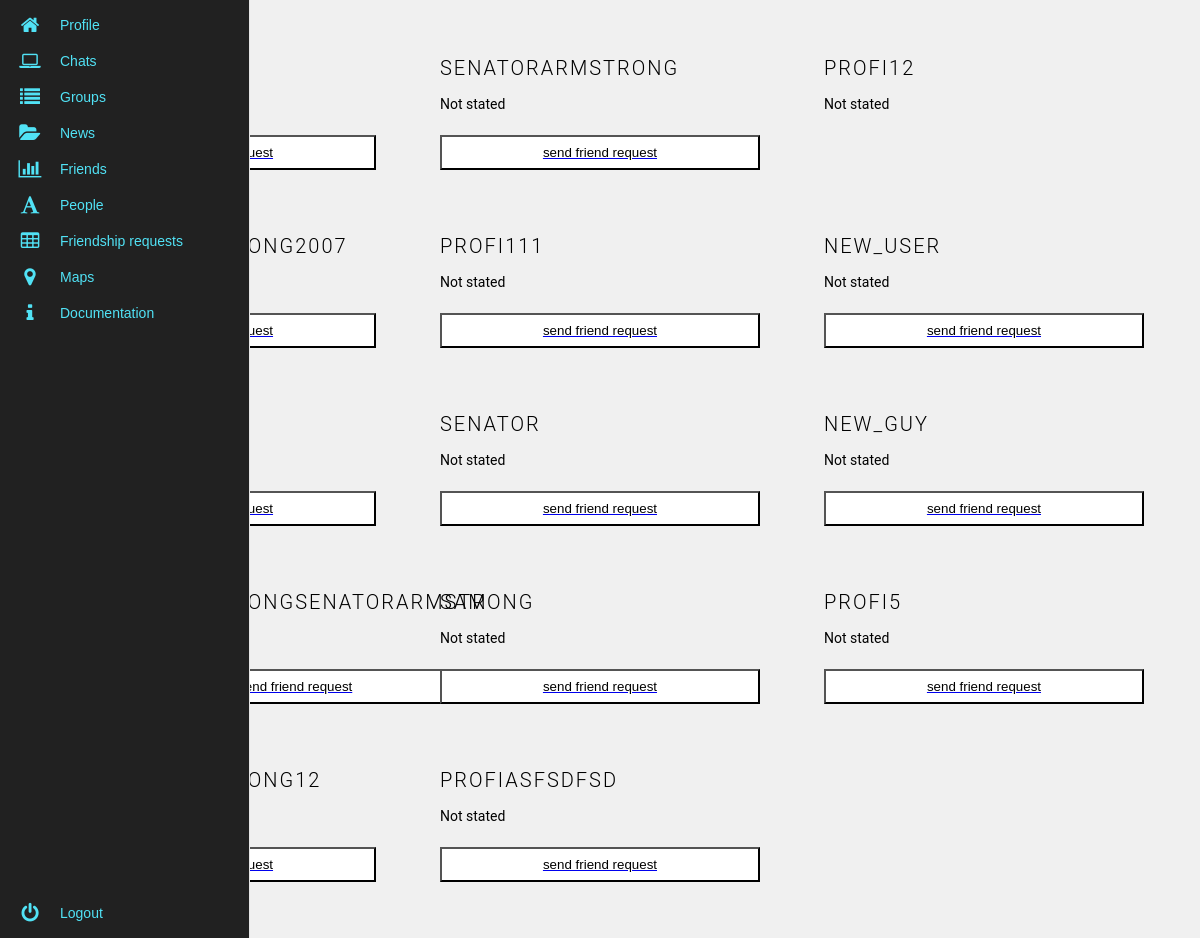
The app's page /friendship/all_users_list (signed in), older data.
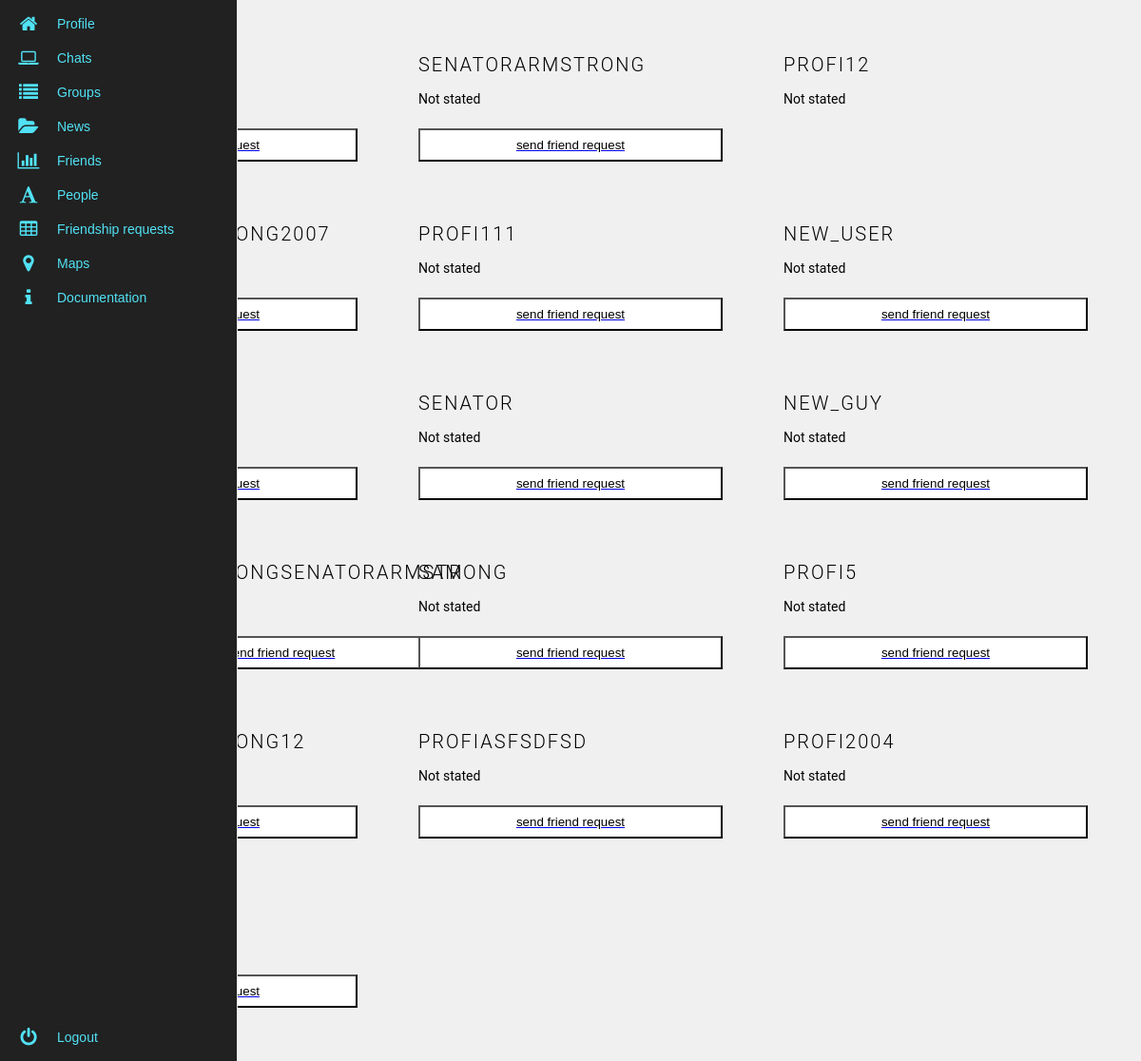
The same page, newer data.
### user/models.py (models this page shows, shortened)
class Person(AbstractUser):
    photo = models.ImageField(blank=True, upload_to='users/users_main_photos/',
                              default='users/users_main_photos/default.jpg')
    friends = models.ManyToManyField('self', blank=True, verbose_name='friends', related_name='fr', symmetrical=False)
    bio = models.TextField(max_length=200, default='Not stated', blank=True)
    status = models.CharField(max_length=20, blank=True, null=True)
    objects = UserManager()
    def profile_link(self):
        return reverse('user_profile', kwargs={'id': self.id})

### friendship/views.py (the view)
@login_required
def show_all_users(request):
    friends = request.user.friends.all()
    return render(request, 'users_list/all_users.html',
                  {'users': Person.objects.all().exclude(id=request.user.id), 'friends': friends})

### templates/users_list/all_users.html (shortened to what this page needs)
<!DOCTYPE html>
{% load static %}
<html lang="en">
<head>
    <link rel="stylesheet" href="{% static 'all_users.css' %}">
    <link rel="stylesheet" href="{% static 'sidebar.css' %}">
</head>
<body>
{% include 'interface/sidebar.html' %}
<ul class="cards">
    {% for user in users %}
    <li class="cards__item">
        <div class="card__content">
            <div class="card__title">{{user.username}}</div>
            <p class="card__text">{{user.bio}} </p>
            {% if user not in friends %}
            <a href="{% url 'friendship_add' id=user.id %} ">
                <button type="button" class="btn btn--block card__btn">Send Friend Request</button>
            </a>
           {% endif %}
        </div>
    </li>
{% endfor %}
</ul>
</body>

### templates/interface/sidebar.html
<div class="area"></div><nav class="main-menu">
            <ul>
                <li>
                    <a href="{{request.user.profile_link}}">
                        <i class="fa fa-home fa-2x"></i>
                        <span class="nav-text">
                            Profile
                        </span>
                    </a>
                </li>
                <li class="has-subnav">
                    <a href="#">
                        <i class="fa fa-laptop fa-2x"></i>
                        <span class="nav-text">
                            Chats
                        </span>
                    </a>
                </li>
                <li class="has-subnav">
                    <a href="#">
                       <i class="fa fa-list fa-2x"></i>
                        <span class="nav-text">
                            Groups
                        </span>
                    </a>
                </li>
                <li class="has-subnav">
                    <a href="{% url 'news' %}">
                       <i class="fa fa-folder-open fa-2x"></i>
                        <span class="nav-text">
                            News
                        </span>
                    </a>
                </li>
                <li>
                    <a href="{% url 'user_friends' id=request.user.id %}">
                        <i class="fa fa-bar-chart-o fa-2x"></i>
                        <span class="nav-text">
                            Friends
                        </span>
                    </a>
                </li>
                <li>
                    <a href="{% url 'all_users' %}">
                        <i class="fa fa-font fa-2x"></i>
                        <span class="nav-text">
                           People
                        </span>
                    </a>
                </li>
                <li>
                   <a href="{% url 'friendship_requests' %}">
                       <i class="fa fa-table fa-2x"></i>
                        <span class="nav-text">
                            Friendship requests
                        </span>
                    </a>
                </li>
                <li>
                   <a href="#">
                        <i class="fa fa-map-marker fa-2x"></i>
                        <span class="nav-text">
                            Maps
                        </span>
                    </a>
                </li>
                <li>
                    <a href="#">
                       <i class="fa fa-info fa-2x"></i>
                        <span class="nav-text">
                            Documentation
                        </span>
                    </a>
                </li>
            </ul>
            <ul class="logout">
                <li>
                   <a href="{% url 'logout' %}">
                         <i class="fa fa-power-off fa-2x"></i>
                        <span class="nav-text">
                            Logout
                        </span>
                    </a>
                </li>
            </ul>
        </nav>

### static/all_users.css (style rules this page uses)
*, *::before, *::after { box-sizing: border-box; }
html { background-color: #f0f0f0; }
body { color: @gray; font-family: 'Roboto','Helvetica Neue', Helvetica, Arial, sans-serif; font-style: normal; font-weight: 400; letter-spacing: 0; padding: 1rem; text-rendering: optimizeLegibility; -webkit-font-smoothing: antialiased; -moz-osx-font-smoothing: grayscale; -moz-font-feature-settings: "liga" on; }
.btn { background-color: white; border: 1px solid @gray-light; //border-radius: 1rem; color: @gray-dark; padding: 0.5rem; text-transform: lowercase; }
.btn--block { display: block; width: 100%; }
.cards { display: flex; flex-wrap: wrap; list-style: none; margin: 0; padding: 0; }
.card__content { display: flex; flex: 1 1 auto; flex-direction: column; padding: 1rem; }
.card__title { color: @gray-dark; font-size: 1.25rem; font-weight: 300; letter-spacing: 2px; text-transform: uppercase; }
.card__text { flex: 1 1 auto; font-size: 0.875rem; line-height: 1.5; margin-bottom: 1.25rem; }

### static/sidebar.css (style rules this page uses)
.fa-2x { font-size: 2em; }
.fa { position: relative; display: table-cell; width: 60px; height: 36px; text-align: center; vertical-align: middle; font-size:20px; }
.main-menu { background:#212121; border-right:1px solid #e5e5e5; position:absolute; top:0; bottom:0; height:100%; left:0; width:60px; overflow:hidden; -webkit-transition:width .05s linear; transition:width .05s linear; -webkit-transform:translateZ(0) scale(1,1); z-index:1000; }
.main-menu>ul { margin:7px 0; }
.main-menu li { position:relative; display:block; width:250px; }
.main-menu li>a { position:relative; display:table; border-collapse:collapse; border-spacing:0; color:#51e2f5; font-family: arial; font-size: 14px; text-decoration:none; -webkit-transform:translateZ(0) scale(1,1); -webkit-transition:all .1s linear; transition:all .1s linear; }
.main-menu .nav-text { position:relative; display:table-cell; vertical-align:middle; width:190px; font-family: 'Titillium Web', sans-serif; }
.main-menu>ul.logout { position:absolute; left:0; bottom:0; }
nav { -webkit-user-select:none; -moz-user-select:none; -ms-user-select:none; -o-user-select:none; user-select:none; }
nav ul,nav li { outline:0; margin:0; padding:0; }

Row changes from the older to the newer data that the page shows:
added Person: username "PROFI2004", bio "Not stated", shows "send friend request"
added Person: shows "send friend request"
